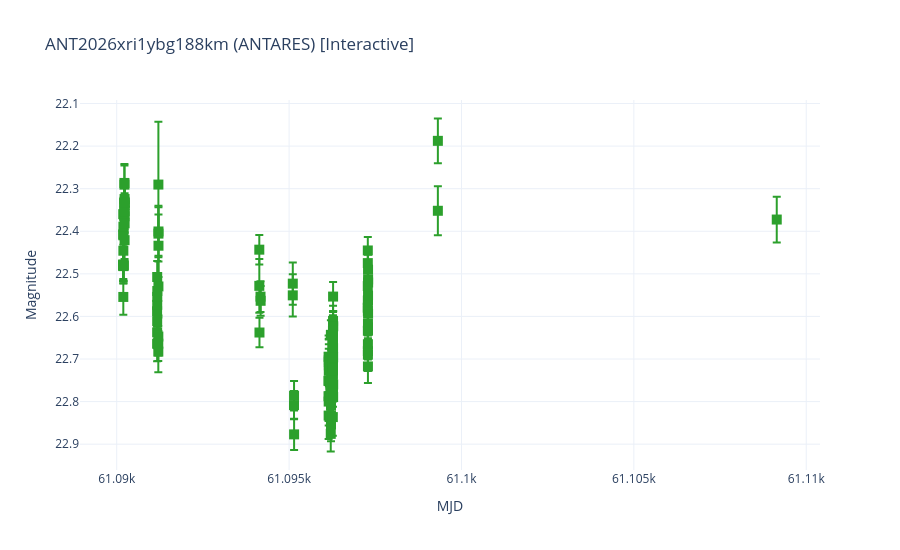

Notebook source saved alongside this figure:
### Code cell
if candidates is not None and len(candidates) > 0:
    c = candidates.iloc[SELECTED_INDEX]

    # Resolve object ID and broker — prefer ALeRCE-LSST for Rubin photometry
    broker = None
    object_id = None
    for bk in ["ALeRCE-LSST", "ANTARES", "ALeRCE"]:
        oid_col = f"object_id_{bk}"
        if oid_col in c.index and pd.notna(c.get(oid_col)):
            broker = bk
            object_id = c[oid_col]
            break

    if broker is None or object_id is None:
        print("No object ID available for any broker")
        raise SystemExit

    print(f"Fetching light curve for {object_id} from {broker}...")

    lc = monitor.get_light_curve(object_id, broker=broker)

    # Also fetch ATLAS light curve and merge
    atlas_lc = None
    if monitor.atlas_client.available:
        print(
            f"Fetching ATLAS forced photometry for ({c['ra']:.5f}, {c['dec']:.5f})..."
        )
        atlas_lc = monitor.get_atlas_light_curve(c["ra"], c["dec"])
        if atlas_lc is not None:
            print(f"  ATLAS: {len(atlas_lc)} points")

    # If primary broker is not ALeRCE-LSST, also try to get LSST light curve
    if (
        broker != "ALeRCE-LSST"
        and "object_id_ALeRCE-LSST" in c.index
        and pd.notna(c.get("object_id_ALeRCE-LSST"))
    ):
        lsst_oid = c["object_id_ALeRCE-LSST"]
        print(f"Also fetching LSST light curve for {lsst_oid}...")
        lsst_lc = monitor.get_light_curve(lsst_oid, broker="ALeRCE-LSST")
        if lsst_lc is not None:
            print(f"  LSST: {len(lsst_lc)} points")
            lc = (
                pd.concat([lc, lsst_lc], ignore_index=True)
                if lc is not None
                else lsst_lc
            )

    # Combine broker + ATLAS light curves
    if lc is not None and atlas_lc is not None:
        lc = pd.concat([lc, atlas_lc], ignore_index=True)
    elif atlas_lc is not None:
        lc = atlas_lc

    if lc is not None and len(lc) > 0:
        n_total = len(lc)
        n_with_mag = lc["magnitude"].notna().sum() if "magnitude" in lc.columns else 0
        n_neg_flux = (lc["flux"] <= 0).sum() if "flux" in lc.columns else 0

        print(f"\n{n_total} total photometric points")
        if n_neg_flux > 0:
            print(f"  {n_with_mag} with positive flux (plottable in mag space)")
            print(f"  {n_neg_flux} with negative/zero flux (preserved in flux columns)")

        if "survey" in lc.columns:
            for s, n in lc["survey"].value_counts().items():
                print(f"  {s}: {n} pts")
        if "band" in lc.columns:
            for b, n in lc["band"].value_counts().items():
                print(f"  band {b}: {n} pts")
        if "source" in lc.columns:
            for s, n in lc["source"].value_counts().items():
                print(f"  {s}: {n} pts")

        # Magnitude-space plot (only positive-flux points)
        lc_prep = PlottingUtils.prepare_light_curve(lc)
        if lc_prep is not None and len(lc_prep) > 0:
            fig = PlottingUtils.plot_light_curve_matplotlib(
                lc_prep, title=f"{object_id} ({broker})"
            )
            plt.show()
            try:
                pfig = PlottingUtils.plot_light_curve_plotly(
                    lc_prep, title=f"{object_id} ({broker}) [Interactive]"
                )
                if pfig:
                    pfig.show()
            except:
                pass

        # Show raw data table (all rows including negative flux)
        print(f"\nPhotometry (first 20 rows — all epochs including negative flux):")
        cols_to_show = [
            c
            for c in [
                "mjd",
                "band",
                "flux",
                "flux_err",
                "magnitude",
                "mag_err",
                "science_flux",
                "survey",
                "source",
            ]
            if c in lc.columns
        ]
        display(lc[cols_to_show].head(20))
    else:
        print(f"No light curve data from {broker}")

    # Postage stamps
    print(f"\nFetching stamps for {object_id}...")
    try:
        stamps = monitor.get_stamps(object_id, c["ra"], c["dec"], broker=broker)
        if stamps:
            print(f"Stamp keys: {list(stamps.keys())}")
        else:
            print("No stamps available")
    except Exception as e:
        print(f"Stamps error: {e}")
else:
    print("No candidates available")

### Figure 1 — Plotly figure (JSON) as saved in the notebook; plotly's stock layout.template omitted (floating-point values rounded to 4 significant figures)
{"data": [{"error_y": {"array": [0.03485, 0.0373, 0.03878, 0.03505, 0.04211, 0.04012, 0.04125, 0.03879, 0.04225, 0.03779, 0.03998, 0.03686, 0.04433, 0.04282, 0.04505, 0.04326, 0.03929, 0.04413, 0.04092, 0.04169, 0.04424, 0.04198, 0.03996, 0.04219, 0.03602, 0.0409, 0.03718, 0.04214, 0.03754, 0.03918, 0.04149, 0.03834, 0.04078, 0.04856, 0.04471, 0.1478, 0.06841, 0.06572, 0.05678, 0.07334, 0.03472, 0.06299, 0.03443, 0.03606, 0.03489, 0.04946, 0.04952, 0.03336, 0.03463, 0.03677, 0.05525, 0.05809, 0.04989, 0.05523, 0.0565, 0.05078, 0.05124, 0.05064, 0.05215, 0.04927, 0.03712, 0.03829, 0.03846, 0.03556, 0.04141, 0.03898, 0.03433, 0.03663, 0.03654, 0.03788, 0.03738, 0.03945, 0.03972, 0.04039, 0.0384, 0.04096, 0.03935, 0.04378, 0.03999, 0.03609, 0.03886, 0.03943, 0.03808, 0.03663, 0.03649, 0.03537, 0.04168, 0.04027, 0.03897, 0.03573, 0.03583, 0.03766, 0.03417, 0.03731, 0.04133, 0.03967, 0.03525, 0.03536, 0.0333, 0.03168, 0.03254, 0.03469, 0.03734, 0.03482, 0.03694, 0.03613, 0.03841, 0.03869, 0.03612, 0.03517, 0.03554, 0.0374, 0.03506, 0.03485, 0.03778, 0.03455, 0.03522, 0.0574, 0.05245, 0.05377], "visible": true}, "hovertemplate": "<b>g-band (Rubin)</b><br>MJD: %{x:.3f}<br>Mag: %{y:.3f}<br><extra></extra>", "marker": {"color": "#2ca02c", "size": 10, "symbol": "square"}, "mode": "markers", "name": "g (Rubin)", "type": "scatter", "x": [61090.0, 61090.0, 61090.0, 61090.0, 61090.0, 61090.0, 61090.0, 61090.0, 61090.0, 61090.0, 61090.0, 61090.0, 61090.0, 61090.0, 61090.0, 61090.0, 61090.0, 61090.0, 61090.0, 61090.0, 61090.0, 61090.0, 61090.0, 61090.0, 61090.0, 61090.0, 61090.0, 61090.0, 61090.0, 61090.0, 61090.0, 61090.0, 61090.0, 61090.0, 61090.0, 61090.0, 61090.0, 61090.0, 61090.0, 61090.0, 61090.0, 61090.0, 61090.0, 61090.0, 61090.0, 61100.0, 61100.0, 61100.0, 61100.0, 61100.0, 61100.0, 61100.0, 61100.0, 61100.0, 61100.0, 61100.0, 61100.0, 61100.0, 61100.0, 61100.0, 61100.0, 61100.0, 61100.0, 61100.0, 61100.0, 61100.0, 61100.0, 61100.0, 61100.0, 61100.0, 61100.0, 61100.0, 61100.0, 61100.0, 61100.0, 61100.0, 61100.0, 61100.0, 61100.0, 61100.0, 61100.0, 61100.0, 61100.0, 61100.0, 61100.0, 61100.0, 61100.0, 61100.0, 61100.0, 61100.0, 61100.0, 61100.0, 61100.0, 61100.0, 61100.0, 61100.0, 61100.0, 61100.0, 61100.0, 61100.0, 61100.0, 61100.0, 61100.0, 61100.0, 61100.0, 61100.0, 61100.0, 61100.0, 61100.0, 61100.0, 61100.0, 61100.0, 61100.0, 61100.0, 61100.0, 61100.0, 61100.0, 61100.0, 61100.0, 61110.0], "y": [22.36, 22.48, 22.48, 22.41, 22.55, 22.41, 22.48, 22.45, 22.39, 22.48, 22.48, 22.48, 22.29, 22.33, 22.29, 22.36, 22.36, 22.33, 22.34, 22.32, 22.42, 22.35, 22.33, 22.38, 22.59, 22.66, 22.64, 22.61, 22.51, 22.57, 22.55, 22.54, 22.66, 22.68, 22.65, 22.29, 22.53, 22.41, 22.4, 22.43, 22.44, 22.53, 22.64, 22.55, 22.56, 22.55, 22.52, 22.81, 22.79, 22.88, 22.75, 22.79, 22.69, 22.83, 22.8, 22.75, 22.73, 22.7, 22.71, 22.71, 22.77, 22.76, 22.77, 22.74, 22.88, 22.76, 22.64, 22.79, 22.84, 22.83, 22.81, 22.85, 22.72, 22.73, 22.67, 22.72, 22.69, 22.84, 22.75, 22.65, 22.7, 22.72, 22.72, 22.65, 22.7, 22.63, 22.77, 22.67, 22.73, 22.61, 22.63, 22.67, 22.55, 22.7, 22.79, 22.76, 22.62, 22.58, 22.53, 22.45, 22.47, 22.56, 22.63, 22.59, 22.68, 22.67, 22.69, 22.72, 22.62, 22.56, 22.63, 22.63, 22.55, 22.49, 22.59, 22.51, 22.52, 22.35, 22.19, 22.37]}], "layout": {"height": 550, "hovermode": "closest", "legend": {"font": {"size": 10}}, "title": {"text": "ANT2026xri1ybg188km (ANTARES) [Interactive]"}, "xaxis": {"title": {"text": "MJD"}}, "yaxis": {"autorange": "reversed", "title": {"text": "Magnitude"}}}}
